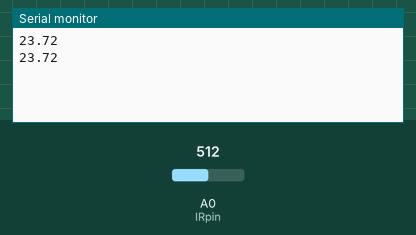
This sketch was run on a simulated Arduino Uno, built with avr-gcc and run on an emulated ATmega328P. Parts: the last lines printed to the serial monitor. The inputs (shaded band) are chosen by the test bench; at power-on: A0 (IRpin) = 512.

Above: at 1.8 s.
1.9 s: A0 (IRpin) set to 0
At 2.5 s:
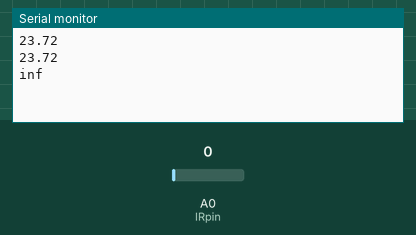
4.5 s: A0 (IRpin) set to 122
At 5.8 s:
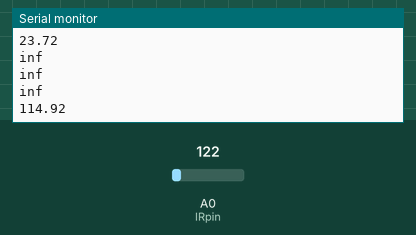

The sketch:

irdistence.ino
```cpp
int IRpin = 0;                                    // analog pin for reading the IR sensor

void setup() {
  Serial.begin(9600);                             // start the serial port
}

void loop() {
  float volts = analogRead(IRpin)*0.0048828125;   // value from sensor * (5/1024) - if running 3.3.volts then change 5 to 3.3
  float distance = 65*pow(volts, -1.10);          // worked out from graph 65 = theretical distance / (1/Volts)S - luckylarry.co.uk
  Serial.println(distance);                       // print the distance
  delay(1000);                                     // arbitary wait time.
}
```

Measured:
- after the input at 1.9 s, the serial monitor: prints a new line after 0.10 s (image 1)
- after the input at 4.5 s, the serial monitor: prints a new line after 0.50 s (image 2)
